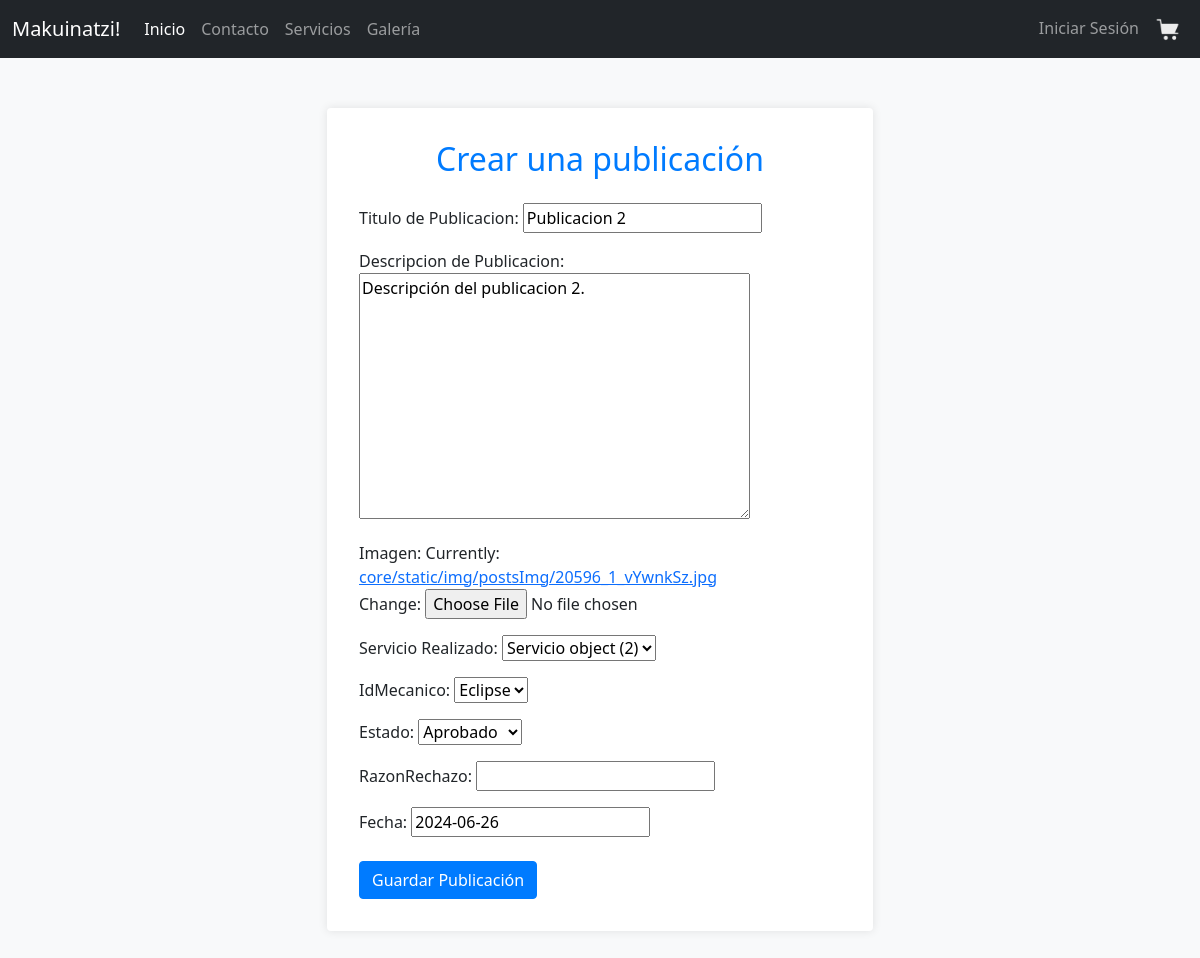
Page /edit/2 on the committed database.
### core/models.py (models this page shows, shortened)
class Publicacion(models.Model):
    id = models.AutoField(primary_key=True)
    titulo = models.CharField(max_length=30)
    descripcion = models.CharField(max_length=128, null=True, blank=True)
    imagen = models.ImageField(upload_to='core/static/img/postsImg')
    trabajo = models.ForeignKey(Servicio, related_name="servicioRealizado", on_delete=models.CASCADE, blank=True, null=True)
    idMecanico = models.ForeignKey(User, related_name="mecanicoActivo", on_delete=models.CASCADE, blank=True, null=True)
    ESTADO_DROP = (
        ('R', 'Rechazado'),
        ('P', 'Pendiente'),
        ('A', 'Aprobado'),)
    estado = models.CharField(max_length=10, choices=ESTADO_DROP, default='P')
    razonRechazo = models.CharField(max_length=256, null=True, blank=True)
    fecha = models.DateField()

### core/views.py (the view)
# urls.py: path('edit/<int:fP_id>', views.updateView, name= 'update_url'),
def updateView(request, fP_id):
    pub = Publicacion.objects.get(id=fP_id)
    form = FormPublicacion(instance=pub)
    if request.method == 'POST':
        form = FormPublicacion(request.POST, request.FILES, instance=pub)
        if form.is_valid():
            form.save()
            return redirect('galeria')
    context = {'form': form}
    return render(request, 'core/add.html', context)

### core/forms.py
class FormPublicacion(forms.ModelForm):
    class Meta:
        model = Publicacion
        fields = '__all__'
        labels = {
            'titulo': 'Titulo de Publicacion',
            'descripcion' : 'Descripcion de Publicacion',
            'imagen' : 'Imagen' ,
            'trabajo' : 'Servicio Realizado' ,
            'mecanico' : 'Mecanico',
            'fecha' : 'Fecha',
        }
        widgets  ={
            'titulo' : forms.TextInput(attrs={'placeholder': 'eg. Titulo'}),
            'descripcion' : forms.Textarea(attrs={'placeholder': 'eg. Descripcion'}),
            'trabajo' : forms.Select(),
            'imagen' : forms.ClearableFileInput(),
            'mecanico' : forms.Select(),
            'fecha' : forms.DateInput(attrs={'class':'datepicker', 'value': datetime.date.today()}),
        }

### core/models.py (called while the page is built)
    def __str__(self) -> str:
        return super().__str__()

### core/templates/core/add.html (shortened to what this page needs)
{% load static %}
<!DOCTYPE html>
<html lang="en">
<head>
    <link href="https://cdn.jsdelivr.net/npm/bootstrap@5.0.2/dist/css/bootstrap.min.css" rel="stylesheet">
    <link href="{% static 'css/add.css' %}" rel="stylesheet">
</head>
<body id="miBody">
    {% include 'core/navbar.html' %}
    <div class="container">
        <div class="row justify-content-center mt-5">
            <div class="col-md-6">
                <div class="card">
                    <div class="card-body">
                        <h2 class="card-title text-center mb-4">Crear una publicación</h2>
                        <form method="post" class="needs-validation" novalidate>
                            {{ form.as_p }}
                            <button type="submit" class="btn btn-primary btn-block mt-3">Guardar Publicación</button>
                        </form>
                    </div>
                </div>
            </div>
        </div>
    </div>
</body>
</html>

### core/static/css/add.css (style rules this page uses)
body { background-color: #f8f9fa; }
.container { margin-top: 50px; margin-bottom: 50px; }
.card { border: none; box-shadow: 0px 0px 10px 0px rgba(0, 0, 0, 0.1); margin-bottom: 30px; }
.card-body { padding: 2rem; }
.card-title { color: #007bff; }
.btn-primary { background-color: #007bff; border-color: #007bff; }
.btn-block { display: block; }

### rows in the picture
Publicacion: titulo "Publicacion 2", descripcion "Descripción del publicacion 2.", trabajo "Servicio object (2)", idMecanico "Eclipse", estado "Aprobado", fecha "2024-06-26"
